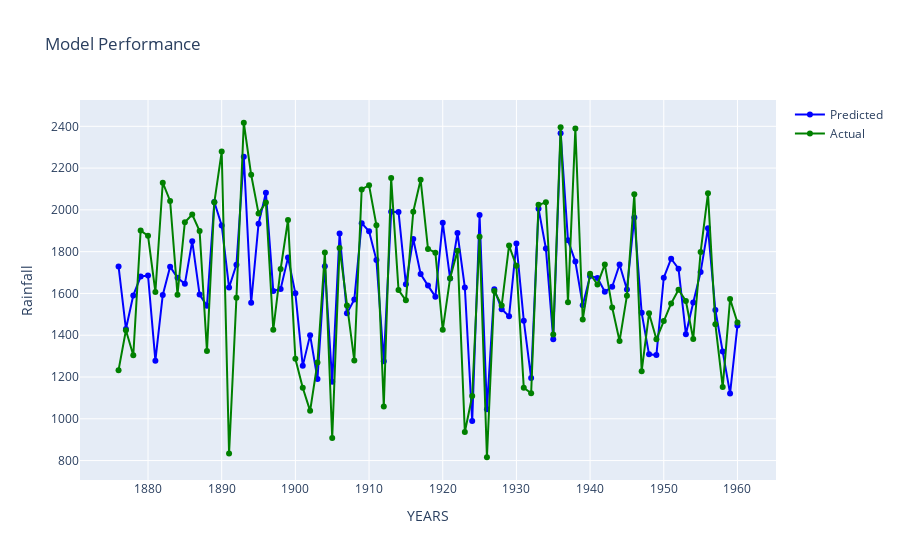
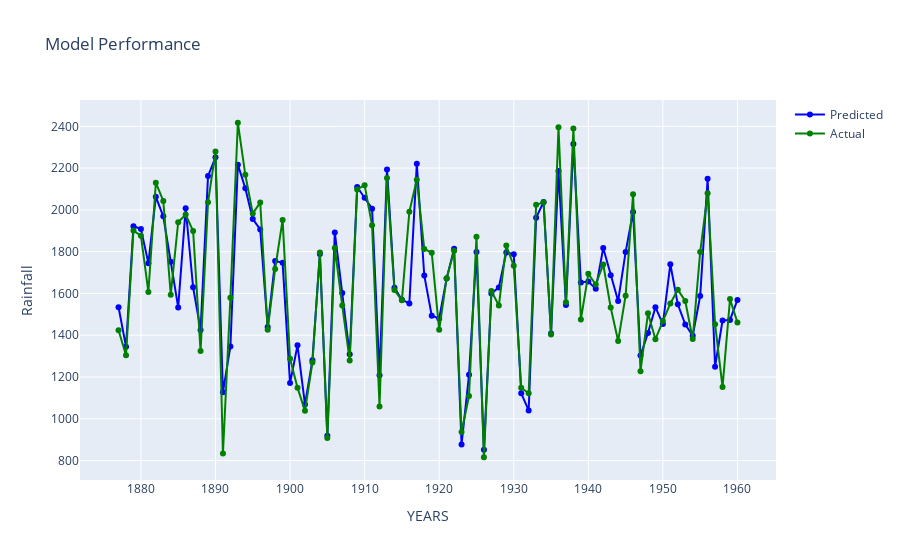
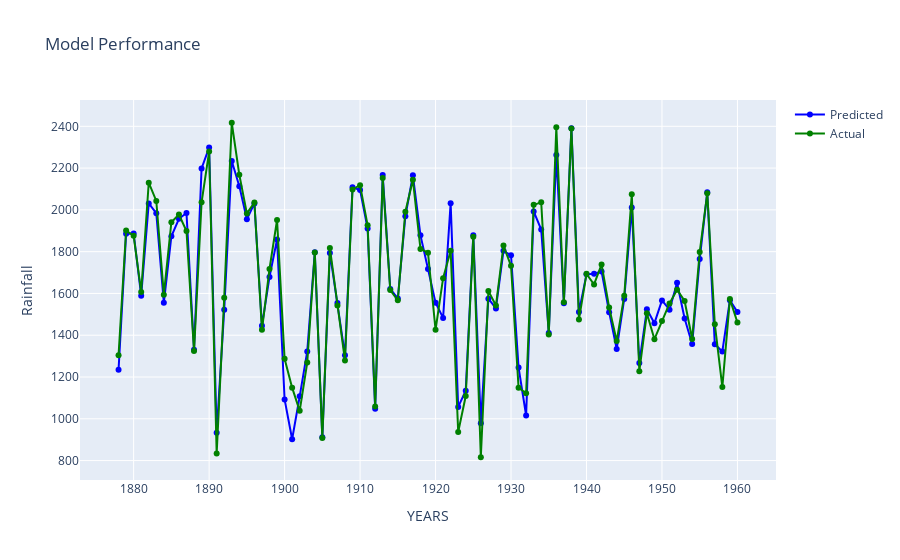
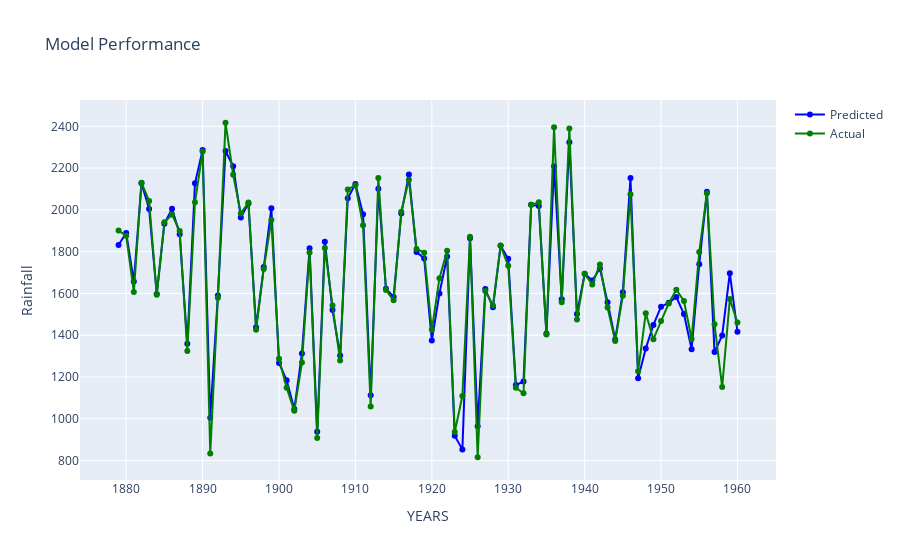

The code cell stored with these charts, in order, in its notebook:
### Code cell
np.random.seed(8)
tf.random.set_seed(8)
random.seed(8)

for i in range(5):
    layers = 5+i 
    data = June_Data_all[i]
    year_start = 1876 + i
    min_val = data.min()
    max_val = data.max()
    y, y_pred = train_bp_model(layers, data, min_val, max_val)
    year_start = 1876 + i
    column = 'bp' + str(i+1)

    y_true, y_pred_denorm = denorm_values(y, y_pred, max_val, min_val)
    df_results = insert_pred_data(df_results, y_pred_denorm, year_start, column)
    mapping_graph(y_true, y_pred_denorm, year_start)


print(df_results)
